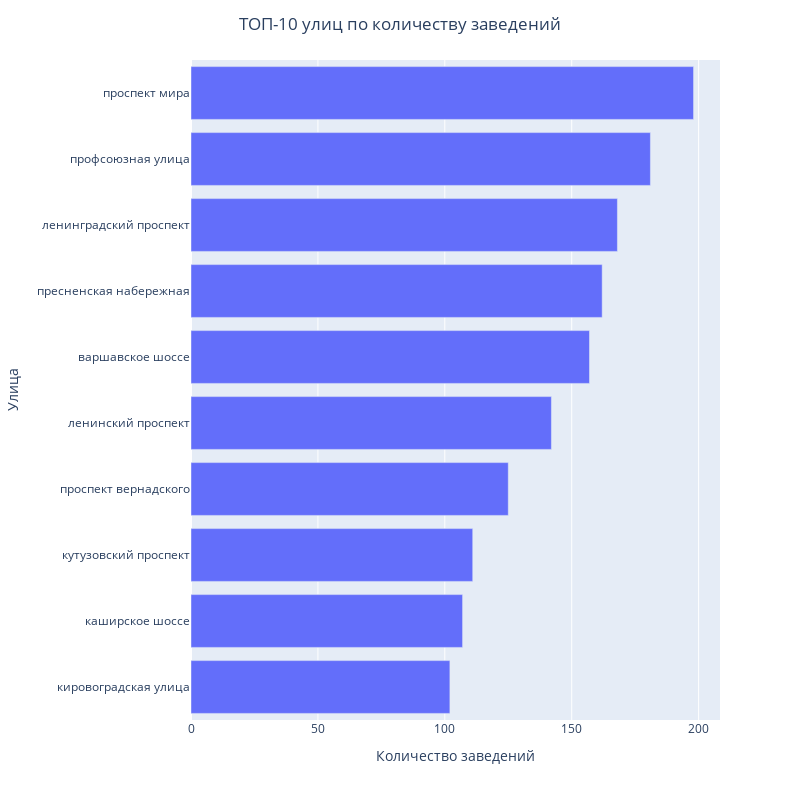

Write notebook code for a chart like this one.
### Code cell
fig = px.bar(
    top_10, x='id', y='street', 
    labels=dict({'street': 'Улица', 'id':'Количество заведений'}),
    width=800, height=800
)
fig.update_layout(title_text='ТОП-10 улиц по количеству заведений', title_x=0.5)
fig.show()

### Figure 1 — Plotly figure (JSON) as saved in the notebook; plotly's stock layout.template omitted (floating-point values rounded to 4 significant figures)
{"data": [{"alignmentgroup": "True", "hovertemplate": "Количество заведений=%{x}<br>Улица=%{y}<extra></extra>", "legendgroup": "", "marker": {"color": "#636efa", "pattern": {"shape": ""}}, "name": "", "offsetgroup": "", "orientation": "h", "showlegend": false, "textposition": "auto", "type": "bar", "x": [102, 107, 111, 125, 142, 157, 162, 168, 181, 198], "xaxis": "x", "y": ["кировоградская улица", "каширское шоссе", "кутузовский проспект", "проспект вернадского", "ленинский проспект", "варшавское шоссе", "пресненская набережная", "ленинградский проспект", "профсоюзная улица", "проспект мира"], "yaxis": "y"}], "layout": {"barmode": "relative", "height": 800, "legend": {"tracegroupgap": 0}, "margin": {"t": 60}, "title": {"text": "ТОП-10 улиц по количеству заведений", "x": 0.5}, "width": 800, "xaxis": {"anchor": "y", "domain": [0, 1], "title": {"text": "Количество заведений"}}, "yaxis": {"anchor": "x", "domain": [0, 1], "title": {"text": "Улица"}}}}
